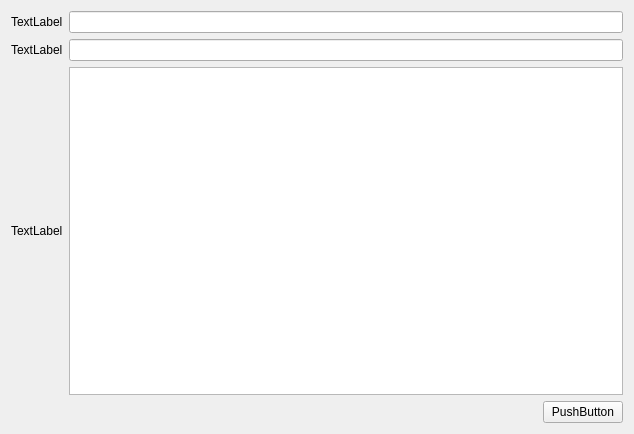
<?xml version="1.0" encoding="UTF-8"?>
<ui version="4.0">
 <class>Widget</class>
 <widget class="QWidget" name="Widget">
  <property name="geometry">
   <rect>
    <x>0</x>
    <y>0</y>
    <width>634</width>
    <height>434</height>
   </rect>
  </property>
  <property name="windowTitle">
   <string>Widget</string>
  </property>
  <layout class="QVBoxLayout" name="verticalLayout">
   <item>
    <layout class="QHBoxLayout" name="horizontalLayout">
     <item>
      <widget class="QLabel" name="label_2">
       <property name="text">
        <string>TextLabel</string>
       </property>
      </widget>
     </item>
     <item>
      <widget class="QLineEdit" name="firstNameLineEdit"/>
     </item>
    </layout>
   </item>
   <item>
    <layout class="QHBoxLayout" name="horizontalLayout_2">
     <item>
      <widget class="QLabel" name="label">
       <property name="text">
        <string>TextLabel</string>
       </property>
      </widget>
     </item>
     <item>
      <widget class="QLineEdit" name="lastNameLineEdit"/>
     </item>
    </layout>
   </item>
   <item>
    <layout class="QHBoxLayout" name="horizontalLayout_3">
     <item>
      <widget class="QLabel" name="label_3">
       <property name="text">
        <string>TextLabel</string>
       </property>
      </widget>
     </item>
     <item>
      <widget class="QTextEdit" name="messageTextEdit"/>
     </item>
    </layout>
   </item>
   <item>
    <layout class="QHBoxLayout" name="horizontalLayout_4">
     <item>
      <spacer name="horizontalSpacer">
       <property name="orientation">
        <enum>Qt::Horizontal</enum>
       </property>
       <property name="sizeHint" stdset="0">
        <size>
         <width>40</width>
         <height>20</height>
        </size>
       </property>
      </spacer>
     </item>
     <item>
      <widget class="QPushButton" name="pushButton">
       <property name="text">
        <string>PushButton</string>
       </property>
      </widget>
     </item>
    </layout>
   </item>
  </layout>
 </widget>
 <layoutdefault spacing="6" margin="11"/>
 <resources/>
 <connections/>
</ui>
